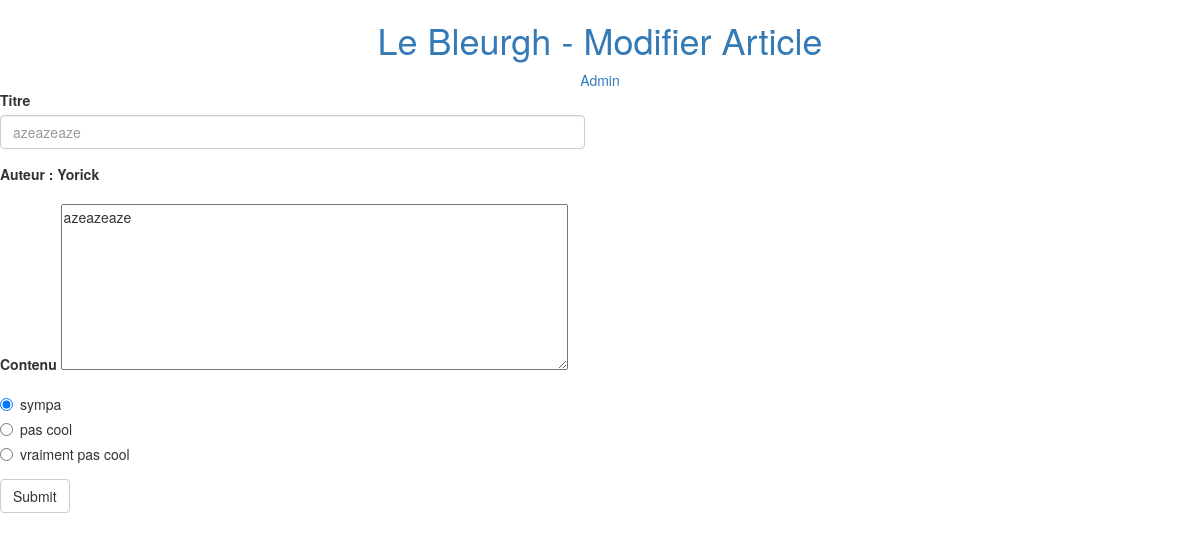
The page /blog_phtml_ajax/udpate_post.php?id=2 on the database its author committed.
### tables this page shows
CREATE TABLE `articles` (
  `id` int(3) NOT NULL,
  `titre` varchar(255) NOT NULL,
  `contenu` text NOT NULL,
  `dob` timestamp NOT NULL DEFAULT CURRENT_TIMESTAMP,
  `id_categorie` int(3) NOT NULL,
  `id_auteur` int(3) NOT NULL
);

CREATE TABLE `auteur` (
  `id` int(3) NOT NULL,
  `nom` varchar(255) NOT NULL
);

### blog_phtml_ajax/udpate_post.php (called while the page is built, shortened)
<?php
include 'connexion-bdd.php';
if (array_key_exists('id', $_GET) AND ctype_digit($_GET['id'])) {
  $id_article = $_GET['id'];
}else{
  header('Location:index.php');
}
$req = $bdd->prepare('SELECT a.id, a.titre, a.contenu, a.dob, c.categorie, au.nom
   FROM categories AS c
   INNER JOIN articles AS a
   ON c.id = a.id_categorie
   INNER JOIN auteur AS au
   ON au.id = a.id_auteur
   WHERE a.id = :id
   ');
$req->execute(array(
  ':id'=> $id_article
));
$donnees = $req->fetch();
include 'layout.phtml';

### blog_phtml_ajax/udpate_post.phtml (the view, shortened to what this page needs)
<div class="row">
  <form method="post" action="udpate_post.php" class="col-md-6">
    <div class="form-group">
      <label for="titre">Titre</label>
      <input type="text" class="form-control" id="titre" name="titre" placeholder="<?= $donnees['titre'] ?>" required>
    </div>
    <div class="form-group">
      <label for="contenu">Auteur : <?= $donnees['nom']; ?></label>
    </div>
    <div class="form-group">
      <label for="contenu">Contenu</label>
      <textarea name="contenu" rows="8" cols="65" required><?= $donnees['contenu']; ?></textarea>
    </div>
    <div class="radio">
      <label>
        <input type="radio" name="categorie" id="sympa" value="1" checked>
        sympa
      </label>
    </div>
    <div class="radio">
      <label>
        <input type="radio" name="categorie" id="pasCool" value="2">
        pas cool
      </label>
    </div>
    <div class="radio disabled">
      <label>
        <input type="radio" name="categorie" id="vraimentPasCool" value="3">
        vraiment pas cool
      </label>
    </div>
  </div>
    <button type="submit" class="btn btn-default">Submit</button>

### rows shown on the page
articles: titre "azeazeaze", id_auteur.nom "Yorick", contenu "azeazeaze"

### other values the page prints
$title "Modifier Article"
